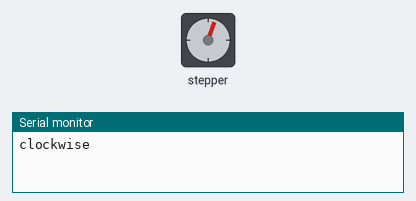
The sketch below on a simulated Arduino Uno, built with avr-gcc and run on an emulated ATmega328P. Shown: stepper motor, the last lines printed to the serial monitor. Stepper angles assume 90 steps per turn.

Above: at 0.6 s.
At 11.9 s:
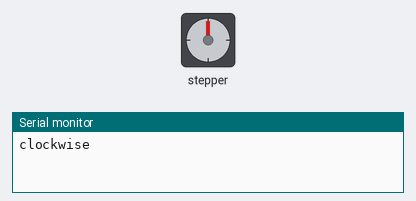
At 26.29 s:
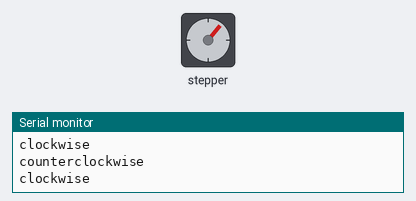
At 39.87 s:
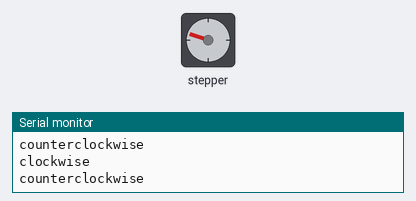
Timing chart, 0 to 40.0 s (numbered marks = the images above):
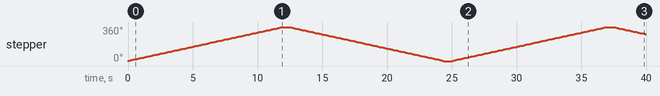

The sketch:

Stepper_Arduino.ino
```cpp
#include <Stepper.h>
const int stepsPerRevolution = 90;

Stepper myStepper(stepsPerRevolution, 4, 5, 6, 7);

void setup()
{
   myStepper.setSpeed(5);  // set the speed at 60 rpm
   Serial.begin(9600);
}

void loop() {
   Serial.println("clockwise");  // step one revolution in the one direction:
   myStepper.step(stepsPerRevolution);
   delay(500);

   Serial.println("counterclockwise");  // step one revolution in the other direction:
   myStepper.step(-stepsPerRevolution);
   delay(500);
}
```

Measured:
- by itself, stepper: turns 360° clockwise in 11.9 s, then 360° counter-clockwise in 11.9 s, then 360° clockwise in 11.9 s, then 76° counter-clockwise in 2.4 s
